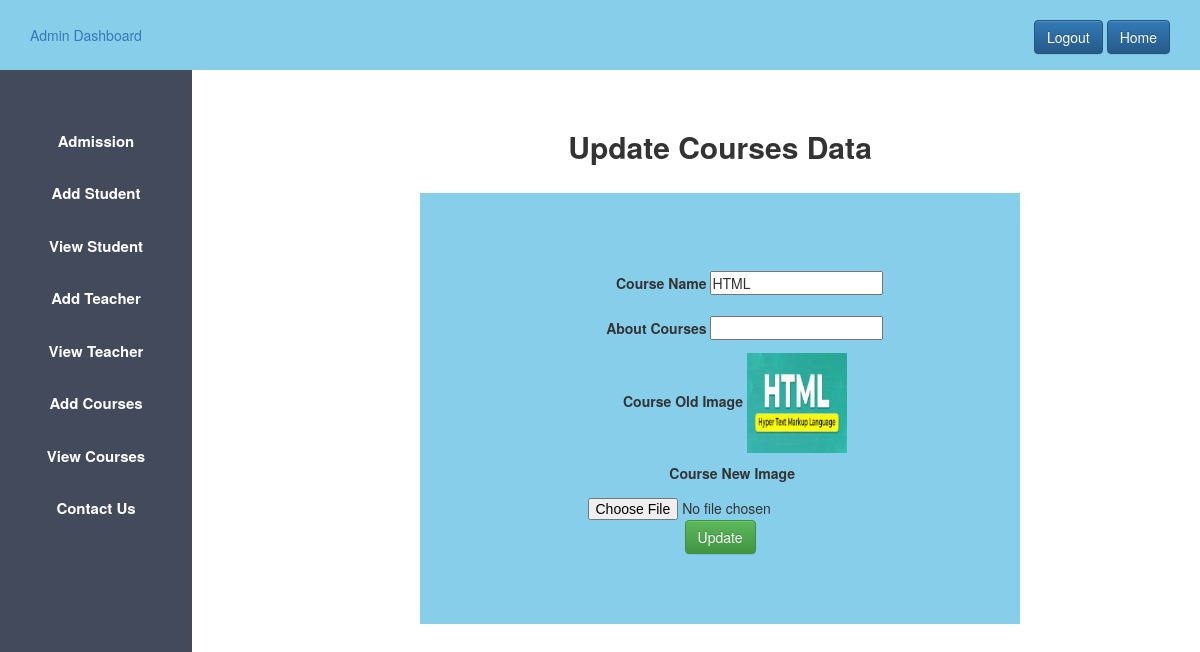
Screenshot of /admin_update_courses.php?courses_id=30 (signed in) with the database file from the repository.
### tables this page shows
CREATE TABLE `courses` (
  `id` int(50) NOT NULL,
  `name` varchar(50) DEFAULT NULL,
  `description` varchar(50) DEFAULT NULL,
  `image` varchar(50) DEFAULT NULL
);

### admin_update_courses.php (the view, shortened to what this page needs)
<?php
$host="localhost";
$user="root";
$password="";
$db="schoolproject";
$data=mysqli_connect($host,$user,$password,$db);
if($_GET['courses_id'])
{
          $t_id=$_GET['courses_id'];
          $sql="SELECT * FROM courses WHERE id='$t_id'";
          $result=mysqli_query($data,$sql);
          $info=$result->fetch_assoc();
}
?>
<!DOCTYPE html>
<html lang="en">
<head>
          <?php
          include'admin_css.php';
          ?>
</head>
<body>
<?php
include'admin_sidebar.php';
?>
<div class="content">
          <center>
        <h2><b>Update Courses Data</b></h2><br>
        <form class="form_deg" action="admin_update_courses.php" method="POST" enctype="multipart/form-data">
                    <div>
                              <label for="">Course Name</label>
                              <input type="text" name="name"
                              value="<?php echo"{$info['name']}" ?>"
                              >
                    </div>
                    <div>
                              <label for="">About Courses</label>
                              <input type="text" name="description"
                              value="<?php echo"{$info['description']}" ?>">
                    </div>
                    <div>
                              <label  for="">Course Old Image</label>
                              <img width="100px" height="100px" src="<?php echo"{$info['image']}" ?>">
                    </div>
                    <div>
                              <label for="">Course New Image</label>
                              <input type="file" name="image">
                    </div>
                    <div>
                              <input class="btn btn-success" type="submit" name="update_courses" value="Update" >
                    </div>
           </form>
           </center>
</div>
</body>
</html>

### admin.css (style rules this page uses)
* { margin: 0px; padding: 0px; }
.content { margin-left:20%; margin-top: 5%; }

### admin_update_courses.php (style rules this page uses)
label { display:inline-block; width:150px; text-align:right; padding-top:10px; padding-bottom:10px; }
.form_deg { background-color:skyblue; width: 600px; padding-top:70px; padding-bottom:70px; }

### rows the page displays
courses: name "HTML", image (picture)
